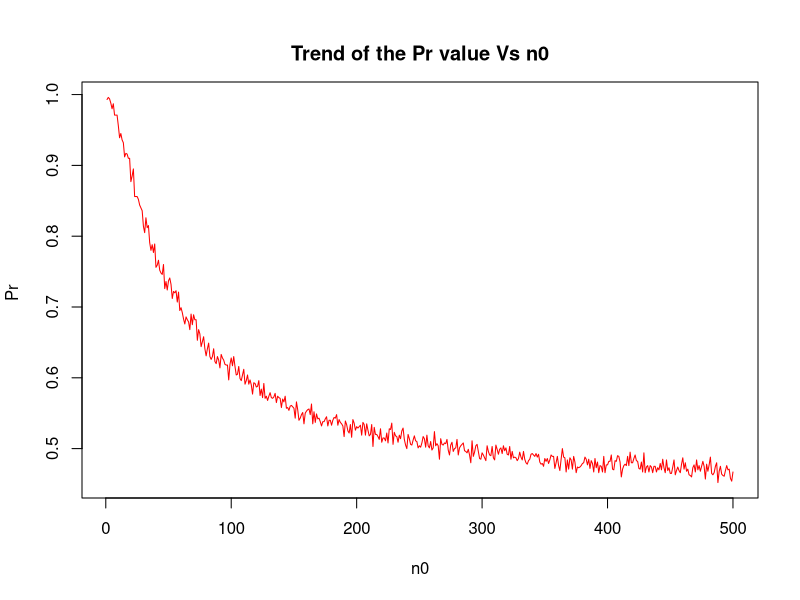
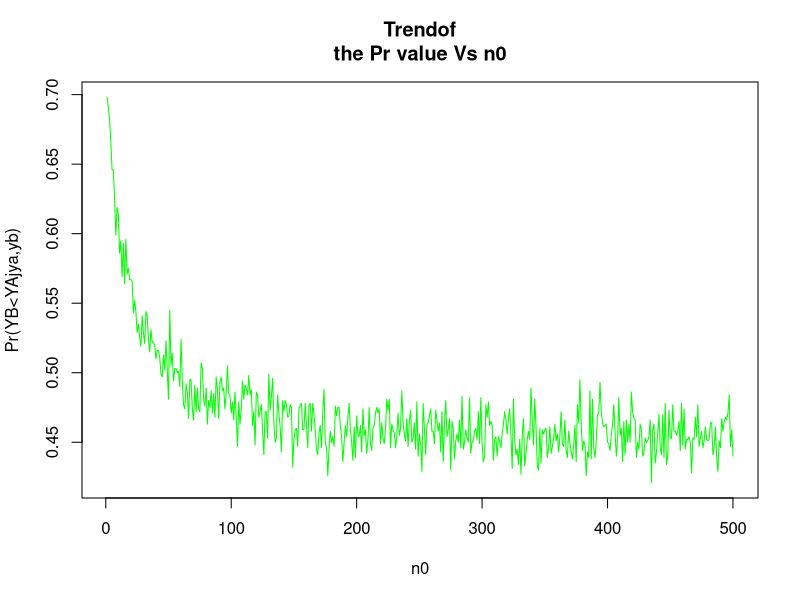

R code for these plots, in order:
## ---- chunk 1

#Question 1 (4.2)

ya=c(12,9,12,14,13,13,15,8,15,6)
yb=c(11,11,10,9,9,8,7,10,6,8,8,9,7)
#given data observations

#Prior distributions are as follows
#thetaa=gamma(120,10)
#thetab=gamma(12,1)

#????????????????????????????????????????????????????????????????????????????????????????????????????????????????????????????????????????????????????????????????????????????????????????????????????????????????????????????????????????????????????????
#Part ????a

postdistmcthetaa=rgamma(1000,120+sum(ya),10+length(ya))
postdistmcthetab=rgamma(1000,12+sum(yb),1+length(yb))
#generate random posterior samples

p=mean(postdistmcthetaa>postdistmcthetab)
ans=paste("There fore Pr is",p)
print(ans)

###########################################################

#Part ????b

postdistmcthetaa=rgamma(1000,120+sum(ya),10+length(ya))
#generate random samples for data ya
pr=numeric(50)
#empty vector of length 500
for(i in 1:500)
#iterate through numbers from 1to500
{
postdistmcthetab=rgamma(1000,12*i+sum(yb),i+length(yb))
pr[i]=mean(postdistmcthetaa>postdistmcthetab)
}

plot(pr,ylab="Pr ",xlab="n0",main="
Trend of the Pr value Vs n0",col="red",type="l")

##########################################################
#Part ????c

#subpart ????a

postdistmcthetaa=rgamma(1000,120+sum(ya),10+length(ya))
postdistmcthetab=rgamma(1000,12+sum(yb),1+length(yb))
#generate random posterior samples
yapred=rpois(1000,postdistmcthetaa)
ybpred=rpois(1000,postdistmcthetab)
#random samples for prediction data

p=mean(yapred>ybpred)
ans=paste("There fore Pr()is",p)
print(ans)

#subpart ????b
pr=numeric(500)
for(i in 1:500)
{
postdistmcthetab=rgamma(1000,12*i+sum(yb),i+length(yb
))
#generate random posterior samples
ybpred=rpois(1000,postdistmcthetab)
pr[i]=mean(yapred>ybpred)
}

plot(pr,ylab="Pr(YB<YAjya,yb)",xlab="n0",main="Trendof
the Pr value Vs n0",col="green",type="l")


